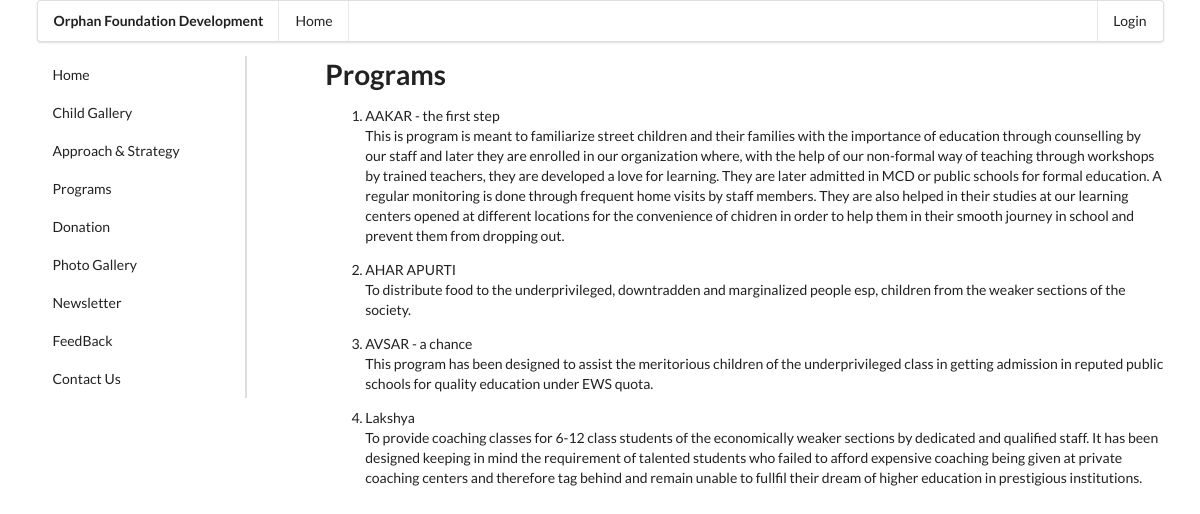
The app's page /program.php, older data.
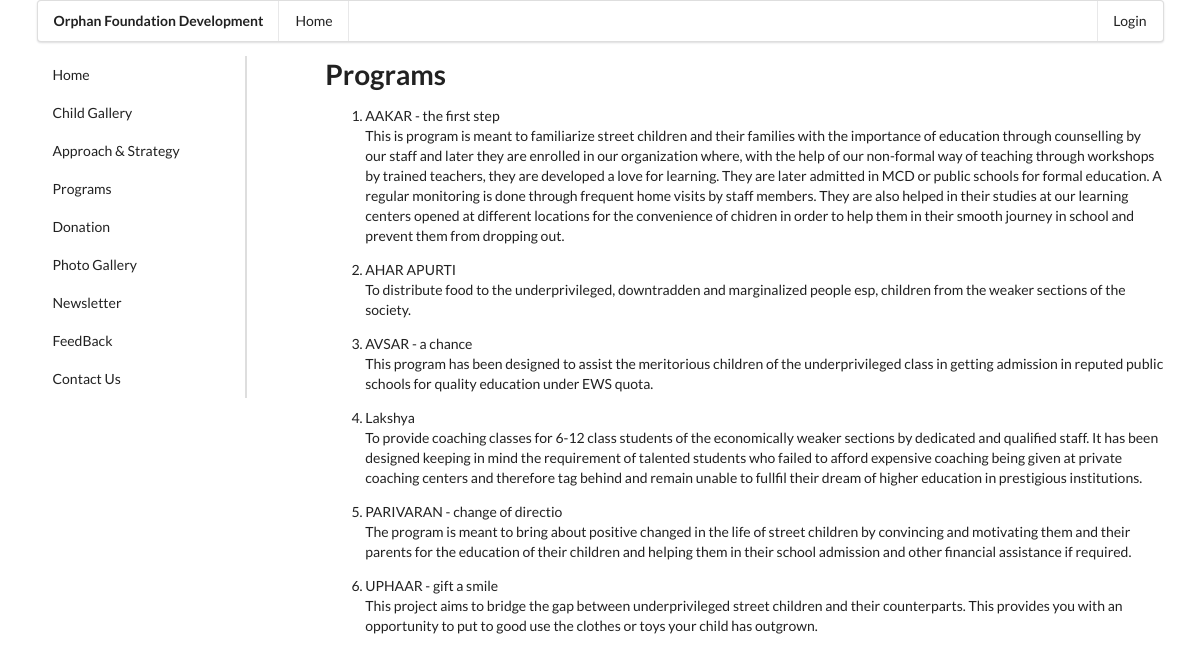
The same page, newer data.
### tables this page shows
CREATE TABLE `programs` (
  `program_id` int(3) NOT NULL,
  `program_title` varchar(30) NOT NULL,
  `program_desc` text NOT NULL
);

### program.php (the view)
<?php include './components/header.php'; ?>
    <div class="ui container">
        <?php include './components/top-menu.php'; ?>
        <div class="ui grid">
            <?php include './components/side-menu.php'; ?>
            <div class="twelve wide column">
                <h1>Programs</h1>
                <ol>
                    <?php
                        $sql = "SELECT * FROM programs";
                        $result = $conn->query($sql);
                        if ($result->num_rows > 0) {
                            while($row = $result->fetch_assoc()) {
                    ?>
                    <li><?php echo $row['program_title'] ?></li>
                    <p><?php echo $row['program_desc'] ?></p>
                    <?php
                            }
                        }
                    ?>
                </ol>
                <span class="p-20"></span>
            </div>
        </div>
    </div>
<?php include './components/footer.php'; ?>

### components/header.php (shortened to what this page needs)
<!DOCTYPE html>
<html lang="en">
<head>
    <link rel="stylesheet" href="./semantic/semantic.min.css">
    <link rel="stylesheet" href="./css/main.css">
</head>
<body>

### components/top-menu.php
<div class="ui menu">
    <div class="header item">
        Orphan Foundation Development
    </div>
    <a class="item" href="index.php">Home</a>
    <div class="right menu">
        <?php
            if (empty($_SESSION['user_id'])) {
        ?>
                <a href="login.php" class="item <?php echo ($_SERVER['PHP_SELF'] == "/orphan/login.php" ? "active" : "");?>">Login</a>
        <?php
            } else {
        ?>
                <a href="admin/index.php" class="item">Admin Panel</a>
                <a href="logout.php" class="item">Logout</a>
        <?php
            }
        ?>
    </div>
</div>

### components/side-menu.php
<div class="four wide column" id="example1">
    <div class="ui secondary vertical pointing menu">
        <a class="item <?php echo ($_SERVER['PHP_SELF'] == "/orphan/index.php" ? "active" : "");?>" href="index.php">Home</a>
        <a class="item <?php echo ($_SERVER['PHP_SELF'] == "/orphan/child-gallery-sponsored.php" ? "active" : "");?>" href="child-gallery-sponsored.php">Child Gallery</a>
        <a class="item <?php echo ($_SERVER['PHP_SELF'] == "/orphan/approach-strategy.php" ? "active" : "");?>" href="approach-strategy.php">Approach & Strategy</a>
        <a class="item <?php echo ($_SERVER['PHP_SELF'] == "/orphan/program.php" ? "active" : "");?>" href="program.php">Programs</a>
        <a class="item <?php echo ($_SERVER['PHP_SELF'] == "/orphan/donation.php" ? "active" : "");?>" href="donation.php">Donation</a>
        <a class="item <?php echo ($_SERVER['PHP_SELF'] == "/orphan/photo-gallery.php" ? "active" : "");?>" href="photo-gallery.php">Photo Gallery</a>
        <a class="item <?php echo ($_SERVER['PHP_SELF'] == "/orphan/newsletter.php" ? "active" : "");?>" href="newsletter.php">Newsletter</a>
        <a class="item <?php echo ($_SERVER['PHP_SELF'] == "/orphan/feedback-form.php" ? "active" : "");?>" href="feedback-form.php">FeedBack</a>
        <a class="item <?php echo ($_SERVER['PHP_SELF'] == "/orphan/contact-us.php" ? "active" : "");?>" href="contact-us.php">Contact Us</a>
    </div>
</div>

### css/main.css (style rules this page uses)
.p-20 { padding: 200px; }

Row changes from the older to the newer data that the page shows:
added programs: program_title "PARIVARAN - change of directio", program_desc "The program is meant to bring about positive changed in the life of street children by convincing and motivating them and their parents for the education of their children and helping them in their school admission and other financial assistance if required."
added programs: program_title "UPHAAR - gift a smile", program_desc "This project aims to bridge the gap between underprivileged street children and their counterparts. This provides you with an opportunity to put to good use the clothes or toys your child has outgrown."
